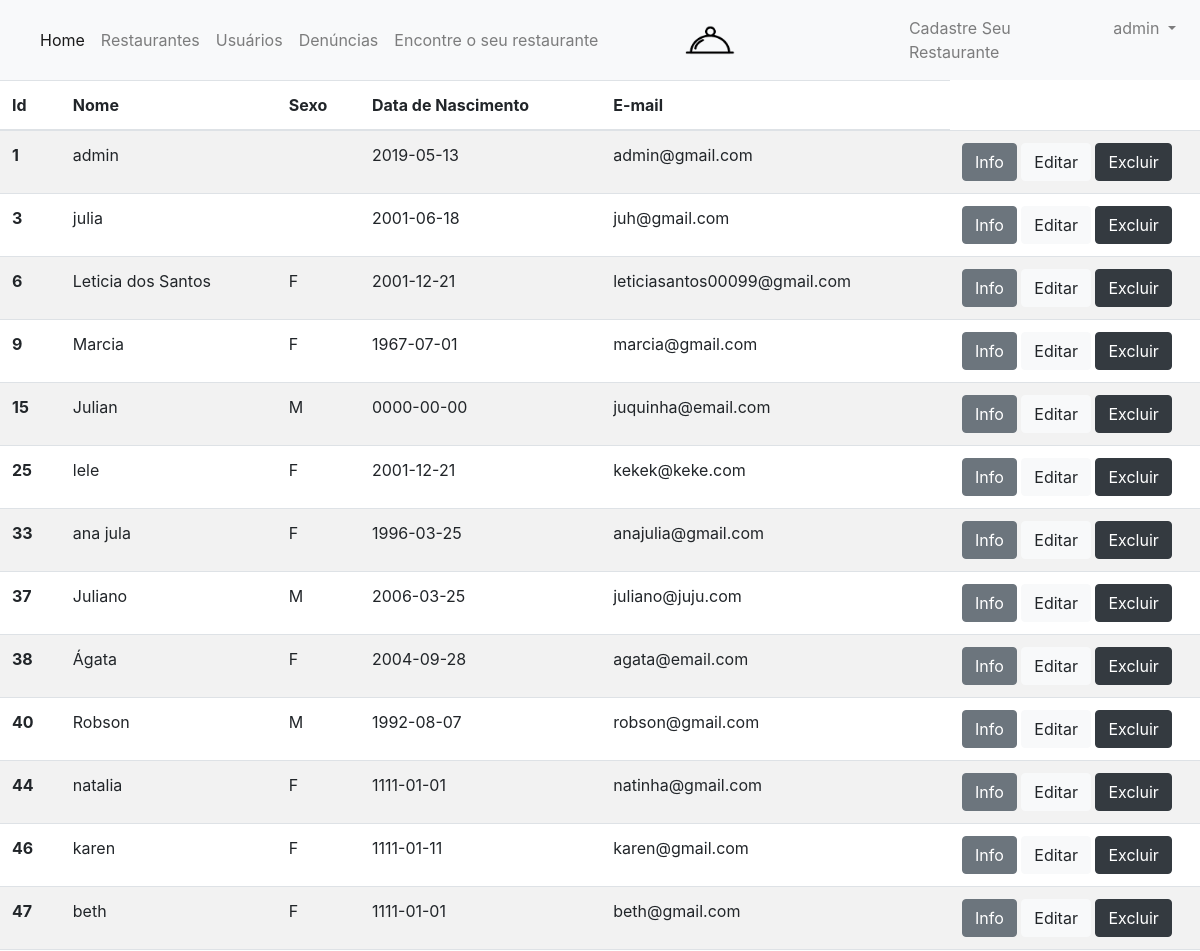
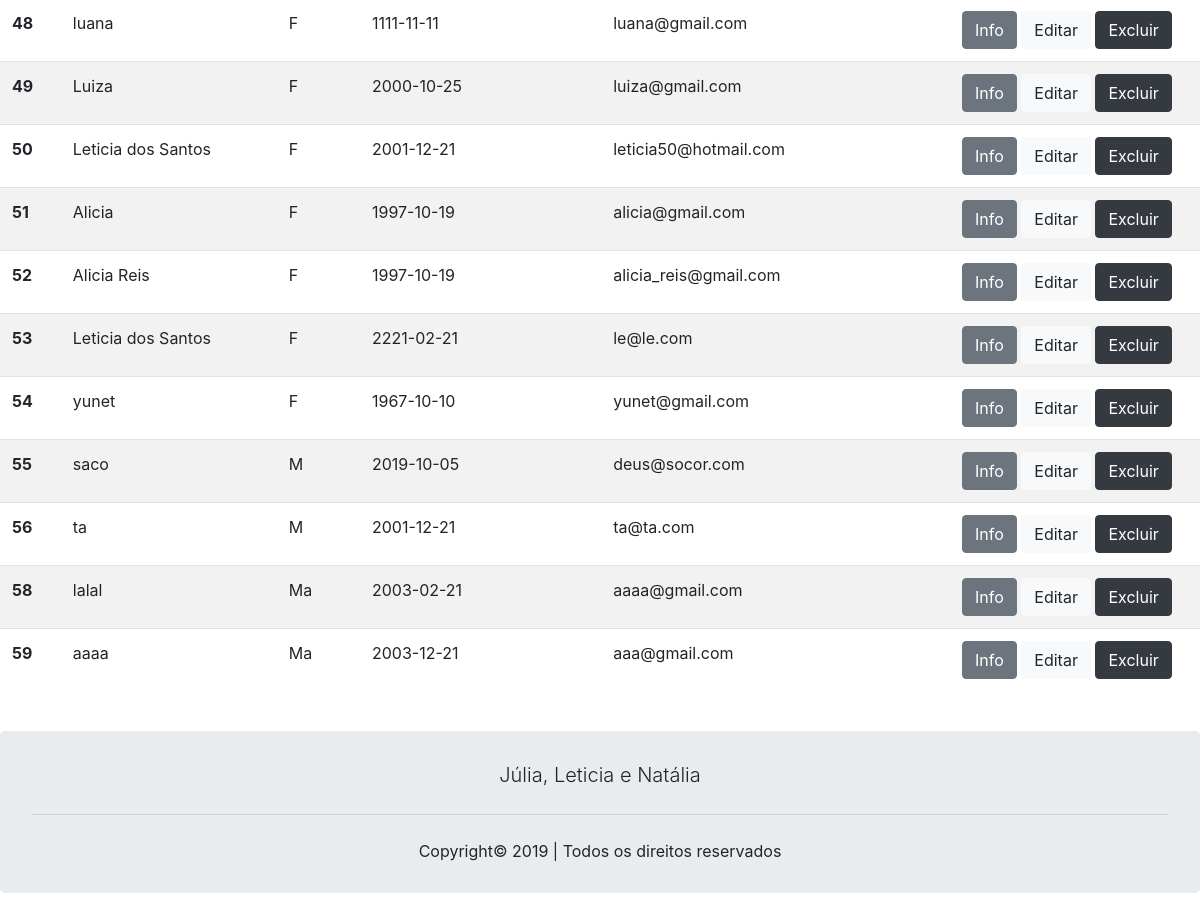
The app's page /buscar_usuarios.php (signed in) with its own data (2 pictures, top to bottom).
### tables this page shows
CREATE TABLE `usuario` (
  `id_user` int(11) NOT NULL,
  `nome` varchar(100) NOT NULL,
  `sexo` varchar(2) NOT NULL,
  `dt_nascimento` date NOT NULL,
  `email` varchar(80) NOT NULL,
  `senha` varchar(100) NOT NULL,
  `tipo_user_id_tip` int(80) NOT NULL
);

### buscar_usuarios.php (the view, shortened to what this page needs)
<?php
if(empty($_SESSION['nome'])){
    header("Location: not-found.php");
} else{
    include ("cabecalho_logado.php");
    ?>
    <!DOCTYPE html>
    <html lang="pt-br">
    <head>
        <link rel="stylesheet" href="assets/css/bootstrap.min.css">
        <link rel="stylesheet" href="assets/css/Bootstrap/bootstrap.min.css">
        <link rel="stylesheet" href="https://stackpath.bootstrapcdn.com/bootstrap/4.1.3/css/bootstrap.min.css">
    </head>
    <body>
        <table class="table table-striped">
            <thead>
                <tr>
                    <th scope="col">Id</th>
                    <th scope="col">Nome</th>
                    <th scope="col">Sexo</th>
                    <th scope="col">Data de Nascimento</th>
                    <th scope="col">E-mail</th>
                </tr>
            </thead>
            <tbody>
                <?php
                $pdo = Banco::conectar();
                $sql = 'SELECT * FROM usuario ORDER BY id_user ASC';
                foreach($pdo->query($sql)as $row)
                {
                    echo '<tr>';
                    echo '<th scope="row">'. $row['id_user'] . '</th>';
                    echo "<td>". $row['nome'] . '</td>';
                    echo "<td>". $row['sexo'] . '</td>';
                    echo "<td>". $row['dt_nascimento'] . '</td>';
                    echo "<td>". $row['email'] . '</td>';
                    echo "<td width=250>";
                    echo '<a class="btn btn-secondary" href="read_usuario.php?id_user='.$row['id_user'].'">Info</a>';
                    echo '<a class="btn btn-light" href="update_usuario.php?id_user='.$row['id_user'].'">Editar</a>';
                    echo '<a class="btn btn-dark" href="delete_usuario.php?id_user='.$row['id_user'].'">Excluir</a>';
                    echo '</td>';
                    echo '</tr>';
                }
                ?>
            </tbody>
        </table>
</body>
</html>
<?php
}
include ("rodape.php");
?>

### records on screen
usuario: id_user "1", nome "admin", dt_nascimento "2019-05-13", email "admin@gmail.com"
usuario: id_user "3", nome "julia", dt_nascimento "2001-06-18", email "juh@gmail.com"
usuario: id_user "6", nome "Leticia dos Santos", sexo "F", dt_nascimento "2001-12-21", email "leticiasantos00099@gmail.com"
usuario: id_user "9", nome "Marcia", sexo "F", dt_nascimento "1967-07-01", email "marcia@gmail.com"
usuario: id_user "15", nome "Julian", sexo "M", dt_nascimento "0000-00-00", email "juquinha@email.com"
usuario: id_user "25", nome "lele", sexo "F", dt_nascimento "2001-12-21", email "kekek@keke.com"
usuario: id_user "33", nome "ana jula", sexo "F", dt_nascimento "1996-03-25", email "anajulia@gmail.com"
usuario: id_user "37", nome "Juliano", sexo "M", dt_nascimento "2006-03-25", email "juliano@juju.com"
usuario: id_user "38", nome "Ágata", sexo "F", dt_nascimento "2004-09-28", email "agata@email.com"
usuario: id_user "40", nome "Robson", sexo "M", dt_nascimento "1992-08-07", email "robson@gmail.com"
usuario: id_user "44", nome "natalia", sexo "F", dt_nascimento "1111-01-01", email "natinha@gmail.com"
usuario: id_user "46", nome "karen", sexo "F", dt_nascimento "1111-01-11", email "karen@gmail.com"
usuario: id_user "47", nome "beth", sexo "F", dt_nascimento "1111-01-01", email "beth@gmail.com"
usuario: id_user "48", nome "luana", sexo "F", dt_nascimento "1111-11-11", email "luana@gmail.com"
usuario: id_user "49", nome "Luiza", sexo "F", dt_nascimento "2000-10-25", email "luiza@gmail.com"
usuario: id_user "50", nome "Leticia dos Santos", sexo "F", dt_nascimento "2001-12-21", email "leticia50@hotmail.com"
usuario: id_user "51", nome "Alicia", sexo "F", dt_nascimento "1997-10-19", email "alicia@gmail.com"
usuario: id_user "52", nome "Alicia Reis", sexo "F", dt_nascimento "1997-10-19", email "alicia_reis@gmail.com"
usuario: id_user "53", nome "Leticia dos Santos", sexo "F", dt_nascimento "2221-02-21", email "le@le.com"
usuario: id_user "54", nome "yunet", sexo "F", dt_nascimento "1967-10-10", email "yunet@gmail.com"
usuario: id_user "55", nome "saco", sexo "M", dt_nascimento "2019-10-05", email "deus@socor.com"
usuario: id_user "56", nome "ta", sexo "M", dt_nascimento "2001-12-21", email "ta@ta.com"
usuario: id_user "58", nome "lalal", sexo "Ma", dt_nascimento "2003-02-21", email "aaaa@gmail.com"
usuario: id_user "59", nome "aaaa", sexo "Ma", dt_nascimento "2003-12-21", email "aaa@gmail.com"

### other values on screen
$_SESSION['nome'] "admin"
